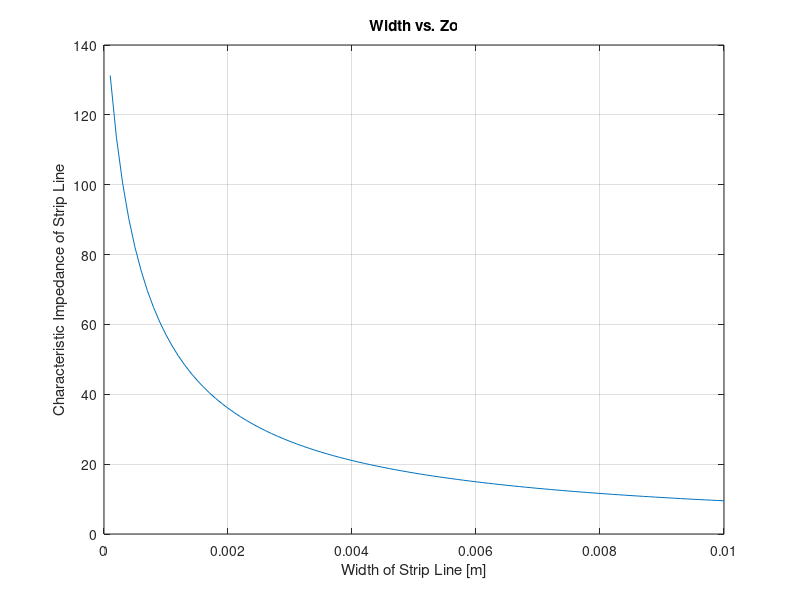
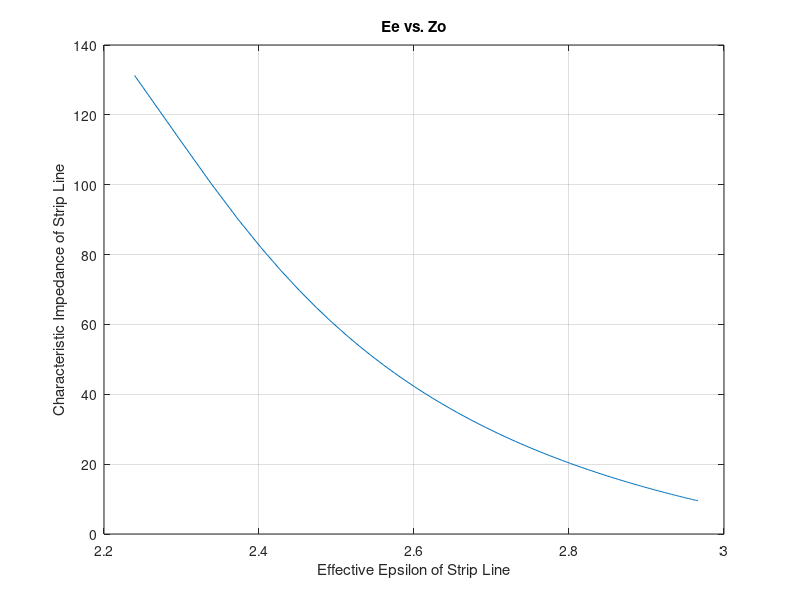

MATLAB code for these plots, in order:
%Microstrip transmission line calculator

%Enter Board Parameters Here
h = .51E-3; %[m] height (thickness) of board
Eps = 3.2; %reletive dielectric constant of board

%calculate effectiv epsilon and characteristic impedance
W=1:100; % Arbitrary boundary values
W=W.*0.1E-3; %[m] width of u strip line, program rips through an arbitrary number of widths
Ee=(Eps+1)/2+((Eps-1)./(2*sqrt(1+12*h./W))); %effective epsilon of line
Zo=120*pi./(sqrt(Ee).*(W/h+1.393+0.667*log(W/h+1.444))); %characteristic impedance of line

figure
plot(W,Zo); %Taking into account Ereff, what must width be?
xlabel('Width of Strip Line [m]');
ylabel('Characteristic Impedance of Strip Line');
title('Width vs. Zo');
grid on;

figure
plot(Ee,Zo); 
xlabel('Effective Epsilon of Strip Line');
ylabel('Characteristic Impedance of Strip Line');
title('Ee vs. Zo');
grid on;